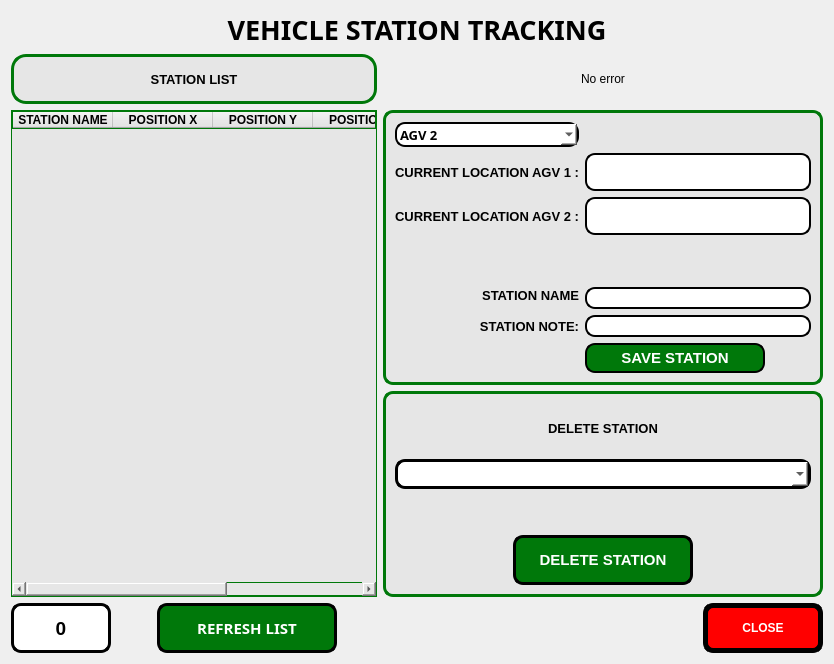
      <widget class="QWidget" name="tab_4">
       <attribute name="icon">
        <iconset resource="ikonlar.qrc">
         <normaloff>:/images/icons/data.png</normaloff>:/images/icons/data.png</iconset>
       </attribute>
       <attribute name="title">
        <string>STATION</string>
       </attribute>
       <layout class="QGridLayout" name="gridLayout_10">
        <item row="0" column="0">
         <widget class="QLabel" name="label_41">
          <property name="font">
           <font>
            <family>Sans</family>
            <pointsize>20</pointsize>
            <weight>75</weight>
            <italic>false</italic>
            <bold>true</bold>
           </font>
          </property>
          <property name="text">
           <string>VEHICLE STATION TRACKING</string>
          </property>
          <property name="alignment">
           <set>Qt::AlignCenter</set>
          </property>
         </widget>
        </item>
        <item row="2" column="0">
         <layout class="QHBoxLayout" name="horizontalLayout_4">
          <item>
           <layout class="QVBoxLayout" name="verticalLayout_9">
            <item>
             <widget class="QLabel" name="label_47">
              <property name="minimumSize">
               <size>
                <width>0</width>
                <height>50</height>
               </size>
              </property>
              <property name="font">
               <font>
                <pointsize>10</pointsize>
                <weight>75</weight>
                <bold>true</bold>
               </font>
              </property>
              <property name="styleSheet">
               <string notr="true">border: 3px solid  rgb(0, 120, 10);
border-radius: 10px;
border-radius:15px;
background-color: rgb(230, 230, 230);
</string>
              </property>
              <property name="text">
               <string>STATION LIST</string>
              </property>
              <property name="alignment">
               <set>Qt::AlignCenter</set>
              </property>
             </widget>
            </item>
            <item>
             <widget class="QTableWidget" name="tableWidget_durak_listesi">
              <property name="minimumSize">
               <size>
                <width>0</width>
                <height>20</height>
               </size>
              </property>
              <property name="font">
               <font>
                <pointsize>10</pointsize>
               </font>
              </property>
              <property name="styleSheet">
               <string notr="true">background-color: rgb(230, 230, 230);
border: 1px solid  rgb(0, 120, 10);
</string>
              </property>
              <property name="editTriggers">
               <set>QAbstractItemView::NoEditTriggers</set>
              </property>
              <property name="sortingEnabled">
               <bool>true</bool>
              </property>
              <attribute name="horizontalHeaderDefaultSectionSize">
               <number>100</number>
              </attribute>
              <column>
               <property name="text">
                <string>STATION NAME</string>
               </property>
               <property name="font">
                <font>
                 <family>Ubuntu</family>
                 <pointsize>9</pointsize>
                 <weight>75</weight>
                 <bold>true</bold>
                </font>
               </property>
              </column>
              <column>
               <property name="text">
                <string>POSITION X</string>
               </property>
               <property name="font">
                <font>
                 <pointsize>9</pointsize>
                 <weight>75</weight>
                 <bold>true</bold>
                </font>
               </property>
              </column>
              <column>
               <property name="text">
                <string>POSITION Y</string>
               </property>
               <property name="font">
                <font>
                 <pointsize>9</pointsize>
                 <weight>75</weight>
                 <bold>true</bold>
                </font>
               </property>
              </column>
              <column>
               <property name="text">
                <string>POSITION Z</string>
               </property>
               <property name="font">
                <font>
                 <pointsize>9</pointsize>
                 <weight>75</weight>
                 <bold>true</bold>
                </font>
               </property>
              </column>
              <column>
               <property name="text">
                <string>NOTE</string>
               </property>
               <property name="font">
                <font>
                 <pointsize>9</pointsize>
                 <weight>75</weight>
                 <bold>true</bold>
                </font>
               </property>
              </column>
             </widget>
            </item>
            <item>
             <layout class="QHBoxLayout" name="horizontalLayout_3">
              <item>
               <widget class="QLabel" name="label_durak_sayici">
                <property name="minimumSize">
                 <size>
                  <width>100</width>
                  <height>0</height>
                 </size>
                </property>
                <property name="font">
                 <font>
                  <pointsize>14</pointsize>
                  <weight>75</weight>
                  <bold>true</bold>
                 </font>
                </property>
                <property name="styleSheet">
                 <string notr="true">background-color: rgb(255, 255, 255);
border: 3px solid;
border-color: rgb(0, 0, 0);
border-radius: 10px;
</string>
                </property>
                <property name="text">
                 <string>0</string>
                </property>
                <property name="alignment">
                 <set>Qt::AlignCenter</set>
                </property>
               </widget>
              </item>
              <item>
               <spacer name="horizontalSpacer_9">
                <property name="orientation">
                 <enum>Qt::Horizontal</enum>
                </property>
                <property name="sizeHint" stdset="0">
                 <size>
                  <width>40</width>
                  <height>20</height>
                 </size>
                </property>
               </spacer>
              </item>
              <item>
               <widget class="QPushButton" name="pushbuton_durak_liste_yenile">
                <property name="minimumSize">
                 <size>
                  <width>180</width>
                  <height>50</height>
                 </size>
                </property>
                <property name="font">
                 <font>
                  <family>Sans Serif</family>
                  <pointsize>11</pointsize>
                  <weight>75</weight>
                  <bold>true</bold>
                 </font>
                </property>
                <property name="styleSheet">
                 <string notr="true">QPushButton{
	qproperty-icon: url(:/images/icons/refresh_icon.png);
    background-color: rgb(0, 120, 10);

	color: rgb(255, 255, 255);
	border: 3px solid;
	border-color: rgb(0, 0, 0);
	border-radius: 10px;
}
QPushButton::hover
{
	background-color: rgb(0, 255, 0);
	border-color: rgb(255, 0, 0);

}</string>
                </property>
                <property name="text">
                 <string>REFRESH LIST</string>
                </property>
                <property name="iconSize">
                 <size>
                  <width>30</width>
                  <height>30</height>
                 </size>
                </property>
               </widget>
              </item>
              <item>
               <spacer name="horizontalSpacer_10">
                <property name="orientation">
                 <enum>Qt::Horizontal</enum>
                </property>
                <property name="sizeHint" stdset="0">
                 <size>
                  <width>40</width>
                  <height>20</height>
                 </size>
                </property>
               </spacer>
              </item>
             </layout>
            </item>
           </layout>
          </item>
          <item>
           <layout class="QVBoxLayout" name="verticalLayout_10">
            <item>
             <widget class="QLabel" name="label_durak_log">
              <property name="minimumSize">
               <size>
                <width>0</width>
                <height>50</height>
               </size>
              </property>
              <property name="toolTipDuration">
               <number>-3</number>
              </property>
              <property name="text">
               <string>No error</string>
              </property>
              <property name="textFormat">
               <enum>Qt::AutoText</enum>
              </property>
              <property name="alignment">
               <set>Qt::AlignCenter</set>
              </property>
             </widget>
            </item>
            <item>
             <widget class="QFrame" name="frame_7">
              <property name="styleSheet">
               <string notr="true">border: 3px solid  rgb(0, 120, 10);
border-radius: 10px;
background-color: rgb(230, 230, 230);
</string>
              </property>
              <property name="frameShape">
               <enum>QFrame::StyledPanel</enum>
              </property>
              <property name="frameShadow">
               <enum>QFrame::Raised</enum>
              </property>
              <layout class="QGridLayout" name="gridLayout_12">
               <item row="11" column="1">
                <spacer name="verticalSpacer_7">
                 <property name="orientation">
                  <enum>Qt::Vertical</enum>
                 </property>
                 <property name="sizeHint" stdset="0">
                  <size>
                   <width>20</width>
                   <height>40</height>
                  </size>
                 </property>
                </spacer>
               </item>
               <item row="15" column="2">
                <spacer name="horizontalSpacer_6">
                 <property name="orientation">
                  <enum>Qt::Horizontal</enum>
                 </property>
                 <property name="sizeHint" stdset="0">
                  <size>
                   <width>40</width>
                   <height>20</height>
                  </size>
                 </property>
                </spacer>
               </item>
               <item row="3" column="0">
                <widget class="QLabel" name="label_42">
                 <property name="minimumSize">
                  <size>
                   <width>0</width>
                   <height>38</height>
                  </size>
                 </property>
                 <property name="font">
                  <font>
                   <pointsize>10</pointsize>
                   <weight>75</weight>
                   <bold>true</bold>
                  </font>
                 </property>
                 <property name="layoutDirection">
                  <enum>Qt::LeftToRight</enum>
                 </property>
                 <property name="styleSheet">
                  <string notr="true">border: none ;</string>
                 </property>
                 <property name="text">
                  <string>CURRENT LOCATION AGV 1 :</string>
                 </property>
                 <property name="scaledContents">
                  <bool>false</bool>
                 </property>
                 <property name="alignment">
                  <set>Qt::AlignRight|Qt::AlignTrailing|Qt::AlignVCenter</set>
                 </property>
                </widget>
               </item>
               <item row="0" column="0">
                <widget class="QComboBox" name="comboBox_amr_secim">
                 <property name="minimumSize">
                  <size>
                   <width>0</width>
                   <height>25</height>
                  </size>
                 </property>
                 <property name="font">
                  <font>
                   <family>Sans</family>
                   <pointsize>10</pointsize>
                   <weight>75</weight>
                   <italic>false</italic>
                   <bold>true</bold>
                  </font>
                 </property>
                 <property name="styleSheet">
                  <string notr="true">background-color: rgb(255, 255, 255);
border: 2px solid;
border-color: rgb(0, 0, 0);
border-radius: 10px;</string>
                 </property>
                 <property name="currentText">
                  <string>AGV 2</string>
                 </property>
                 <property name="currentIndex">
                  <number>2</number>
                 </property>
                 <item>
                  <property name="text">
                   <string>SELECT AGV</string>
                  </property>
                 </item>
                 <item>
                  <property name="text">
                   <string>AGV 1</string>
                  </property>
                 </item>
                 <item>
                  <property name="text">
                   <string>AGV 2</string>
                  </property>
                 </item>
                </widget>
               </item>
               <item row="14" column="1" colspan="2">
                <widget class="QLineEdit" name="lineEdit_durak_kaydet_durak_notu">
                 <property name="minimumSize">
                  <size>
                   <width>0</width>
                   <height>22</height>
                  </size>
                 </property>
                 <property name="styleSheet">
                  <string notr="true">background-color: rgb(255, 255, 255);
border: 2px solid;
border-color: rgb(0, 0, 0);
border-radius: 10px;
</string>
                 </property>
                </widget>
               </item>
               <item row="13" column="1" colspan="2">
                <widget class="QLineEdit" name="lineEdit_durak_kaydet_durak_ismi">
                 <property name="minimumSize">
                  <size>
                   <width>0</width>
                   <height>22</height>
                  </size>
                 </property>
                 <property name="styleSheet">
                  <string notr="true">background-color: rgb(255, 255, 255);
border: 2px solid;
border-color: rgb(0, 0, 0);
border-radius: 10px;
</string>
                 </property>
                </widget>
               </item>
               <item row="14" column="0">
                <widget class="QLabel" name="label_45">
                 <property name="font">
                  <font>
                   <pointsize>10</pointsize>
                   <weight>75</weight>
                   <bold>true</bold>
                  </font>
                 </property>
                 <property name="styleSheet">
                  <string notr="true">border : none;</string>
                 </property>
                 <property name="text">
                  <string>STATION NOTE:</string>
                 </property>
                 <property name="alignment">
                  <set>Qt::AlignRight|Qt::AlignTrailing|Qt::AlignVCenter</set>
                 </property>
                </widget>
               </item>
               <item row="15" column="1">
                <widget class="QPushButton" name="pushButton_durak_kaydet">
                 <property name="minimumSize">
                  <size>
                   <width>180</width>
                   <height>30</height>
                  </size>
                 </property>
                 <property name="font">
                  <font>
                   <pointsize>11</pointsize>
                   <weight>75</weight>
                   <bold>true</bold>
                  </font>
                 </property>
                 <property name="styleSheet">
                  <string notr="true">QPushButton{
	qproperty-icon: url(:/images/icons/save-icon.png);
    background-color: rgb(0, 120, 10);

	color: rgb(255, 255, 255);
	border: 2px solid;
	border-color: rgb(0, 0, 0);
	border-radius: 10px;
}
QPushButton::hover
{
	background-color: rgb(0, 255, 0);
	border-color: rgb(255, 0, 0);

}</string>
                 </property>
                 <property name="text">
                  <string>SAVE STATION</string>
                 </property>
                 <property name="iconSize">
                  <size>
                   <width>30</width>
                   <height>30</height>
                  </size>
                 </property>
                </widget>
               </item>
               <item row="12" column="0" rowspan="2">
                <widget class="QLabel" name="label_44">
                 <property name="font">
                  <font>
                   <pointsize>10</pointsize>
                   <weight>75</weight>
                   <bold>true</bold>
                  </font>
                 </property>
                 <property name="styleSheet">
                  <string notr="true">border : none;</string>
                 </property>
                 <property name="text">
                  <string>STATION NAME</string>
                 </property>
                 <property name="alignment">
                  <set>Qt::AlignRight|Qt::AlignTrailing|Qt::AlignVCenter</set>
                 </property>
                </widget>
               </item>
               <item row="6" column="0">
                <widget class="QLabel" name="label_90">
                 <property name="minimumSize">
                  <size>
                   <width>0</width>
                   <height>38</height>
                  </size>
                 </property>
                 <property name="font">
                  <font>
                   <pointsize>10</pointsize>
                   <weight>75</weight>
                   <bold>true</bold>
                  </font>
                 </property>
                 <property name="layoutDirection">
                  <enum>Qt::LeftToRight</enum>
                 </property>
                 <property name="styleSheet">
                  <string notr="true">border: none ;</string>
                 </property>
                 <property name="text">
                  <string>CURRENT LOCATION AGV 2 :</string>
                 </property>
                 <property name="scaledContents">
                  <bool>false</bool>
                 </property>
                 <property name="alignment">
                  <set>Qt::AlignRight|Qt::AlignTrailing|Qt::AlignVCenter</set>
                 </property>
                </widget>
               </item>
               <item row="3" column="1" colspan="2">
                <widget class="QLabel" name="label_durak_kaydet_mevcut_konum">
                 <property name="minimumSize">
                  <size>
                   <width>0</width>
                   <height>22</height>
                  </size>
                 </property>
                 <property name="styleSheet">
                  <string notr="true">background-color: rgb(255, 255, 255);
border: 2px solid;
border-color: rgb(0, 0, 0);
border-radius: 10px;</string>
                 </property>
                 <property name="text">
                  <string/>
                 </property>
                 <property name="alignment">
                  <set>Qt::AlignCenter</set>
                 </property>
                 <property name="wordWrap">
                  <bool>true</bool>
                 </property>
                </widget>
               </item>
               <item row="6" column="1" colspan="2">
                <widget class="QLabel" name="label_durak_kaydet_mevcut_konum_2">
                 <property name="minimumSize">
                  <size>
                   <width>0</width>
                   <height>22</height>
                  </size>
                 </property>
                 <property name="styleSheet">
                  <string notr="true">background-color: rgb(255, 255, 255);
border: 2px solid;
border-color: rgb(0, 0, 0);
border-radius: 10px;</string>
                 </property>
                 <property name="text">
                  <string/>
                 </property>
                 <property name="alignment">
                  <set>Qt::AlignCenter</set>
                 </property>
                 <property name="wordWrap">
                  <bool>true</bool>
                 </property>
                </widget>
               </item>
              </layout>
             </widget>
            </item>
            <item>
             <widget class="QFrame" name="frame_8">
              <property name="styleSheet">
               <string notr="true">background-color: rgb(230, 230, 230);
border: 3px solid  rgb(0, 120, 10);
border-radius: 10px;
</string>
              </property>
              <property name="frameShape">
               <enum>QFrame::StyledPanel</enum>
              </property>
              <property name="frameShadow">
               <enum>QFrame::Raised</enum>
              </property>
              <layout class="QGridLayout" name="gridLayout_13">
               <item row="7" column="0">
                <spacer name="horizontalSpacer_8">
                 <property name="orientation">
                  <enum>Qt::Horizontal</enum>
                 </property>
                 <property name="sizeHint" stdset="0">
                  <size>
                   <width>40</width>
                   <height>20</height>
                  </size>
                 </property>
                </spacer>
               </item>
               <item row="1" column="1">
                <widget class="QLabel" name="label_46">
                 <property name="minimumSize">
                  <size>
                   <width>0</width>
                   <height>50</height>
                  </size>
                 </property>
                 <property name="font">
                  <font>
                   <pointsize>10</pointsize>
                   <weight>75</weight>
                   <italic>false</italic>
                   <bold>true</bold>
                  </font>
                 </property>
                 <property name="styleSheet">
                  <string notr="true">border: none;</string>
                 </property>
                 <property name="text">
                  <string>DELETE STATION</string>
                 </property>
                 <property name="alignment">
                  <set>Qt::AlignCenter</set>
                 </property>
                </widget>
               </item>
               <item row="7" column="2">
                <spacer name="horizontalSpacer_7">
                 <property name="orientation">
                  <enum>Qt::Horizontal</enum>
                 </property>
                 <property name="sizeHint" stdset="0">
                  <size>
                   <width>40</width>
                   <height>20</height>
                  </size>
                 </property>
                </spacer>
               </item>
               <item row="7" column="1">
                <widget class="QPushButton" name="pushButton_durak_sil">
                 <property name="minimumSize">
                  <size>
                   <width>180</width>
                   <height>50</height>
                  </size>
                 </property>
                 <property name="font">
                  <font>
                   <pointsize>11</pointsize>
                   <weight>75</weight>
                   <bold>true</bold>
                  </font>
                 </property>
                 <property name="styleSheet">
                  <string notr="true">QPushButton{
	qproperty-icon: url(:/images/icons/delete.png);
    background-color: rgb(0, 120, 10);

	color: rgb(255, 255, 255);
	border: 3px solid;
	border-color: rgb(0, 0, 0);
	border-radius: 10px;
}
QPushButton::hover
{
	background-color: rgb(0, 255, 0);
	border-color: rgb(255, 0, 0);

}</string>
                 </property>
                 <property name="text">
                  <string>DELETE STATION</string>
                 </property>
                 <property name="iconSize">
                  <size>
                   <width>30</width>
                   <height>30</height>
                  </size>
                 </property>
                </widget>
               </item>
               <item row="6" column="1">
                <spacer name="verticalSpacer_8">
                 <property name="orientation">
                  <enum>Qt::Vertical</enum>
                 </property>
                 <property name="sizeHint" stdset="0">
                  <size>
                   <width>20</width>
                   <height>40</height>
                  </size>
                 </property>
                </spacer>
               </item>
               <item row="2" column="0" colspan="3">
                <widget class="QComboBox" name="comboBox_durak_sil_liste">
                 <property name="minimumSize">
                  <size>
                   <width>0</width>
                   <height>30</height>
                  </size>
                 </property>
                 <property name="font">
                  <font>
                   <pointsize>11</pointsize>
                   <weight>75</weight>
                   <bold>true</bold>
                  </font>
                 </property>
                 <property name="styleSheet">
                  <string notr="true">background-color: rgb(255, 255, 255);
border: 3px solid;
border-color: rgb(0, 0, 0);
border-radius: 10px;
</string>
                 </property>
                </widget>
               </item>
              </layout>
             </widget>
            </item>
            <item>
             <layout class="QHBoxLayout" name="horizontalLayout_9">
              <item>
               <spacer name="horizontalSpacer_11">
                <property name="orientation">
                 <enum>Qt::Horizontal</enum>
                </property>
                <property name="sizeHint" stdset="0">
                 <size>
                  <width>40</width>
                  <height>20</height>
                 </size>
                </property>
               </spacer>
              </item>
              <item>
               <widget class="QPushButton" name="butonKapat_4">
                <property name="sizePolicy">
                 <sizepolicy hsizetype="Expanding" vsizetype="Fixed">
                  <horstretch>0</horstretch>
                  <verstretch>0</verstretch>
                 </sizepolicy>
                </property>
                <property name="minimumSize">
                 <size>
                  <width>0</width>
                  <height>50</height>
                 </size>
                </property>
                <property name="maximumSize">
                 <size>
                  <width>120</width>
                  <height>16777215</height>
                 </size>
                </property>
                <property name="font">
                 <font>
                  <pointsize>9</pointsize>
                  <weight>75</weight>
                  <bold>true</bold>
                 </font>
                </property>
                <property name="styleSheet">
                 <string notr="true">QPushButton{
    qproperty-icon: url(:/images/icons/close_icon.png);

	background-color: rgb(255, 0, 0);
	color: rgb(255, 255, 255);
	border: 5px solid;
	border-radius: 10px;
}
QPushButton::hover
{
	background-color: rgb(0, 255, 0);
	border-color: rgb(255, 0, 0);

}</string>
                </property>
                <property name="text">
                 <string>CLOSE</string>
                </property>
                <property name="iconSize">
                 <size>
                  <width>30</width>
                  <height>30</height>
                 </size>
                </property>
               </widget>
              </item>
             </layout>
            </item>
           </layout>
          </item>
         </layout>
        </item>
       </layout>
      </widget>
